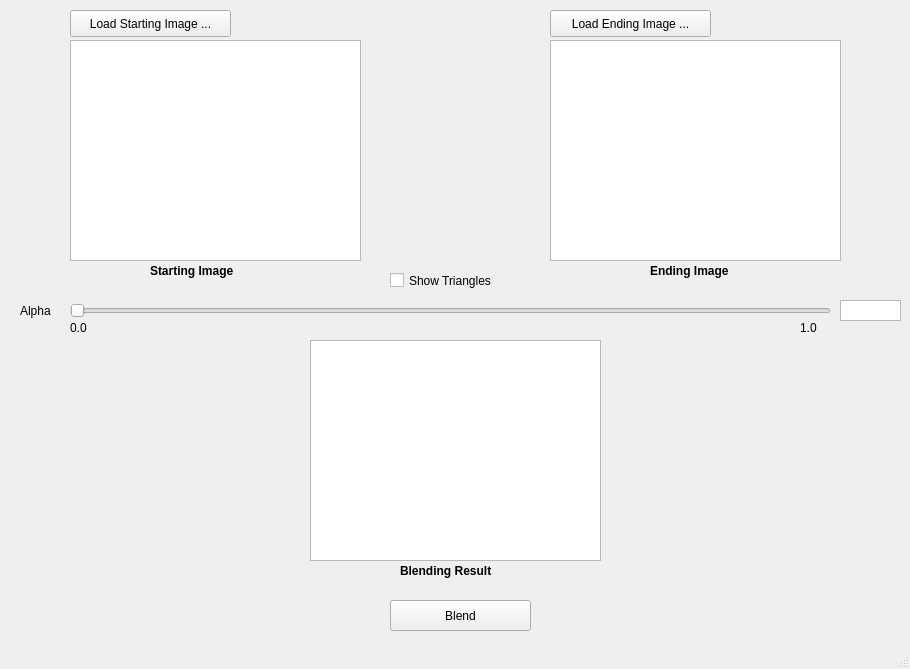
<?xml version="1.0" encoding="UTF-8"?>
<ui version="4.0">
 <class>MainWindow</class>
 <widget class="QMainWindow" name="MainWindow">
  <property name="geometry">
   <rect>
    <x>0</x>
    <y>0</y>
    <width>910</width>
    <height>669</height>
   </rect>
  </property>
  <property name="windowTitle">
   <string>MainWindow</string>
  </property>
  <widget class="QWidget" name="centralwidget">
   <widget class="QPushButton" name="btnLoadStartingImage">
    <property name="geometry">
     <rect>
      <x>70</x>
      <y>10</y>
      <width>161</width>
      <height>27</height>
     </rect>
    </property>
    <property name="text">
     <string>Load Starting Image ...</string>
    </property>
   </widget>
   <widget class="QPushButton" name="btnLoadEndingImage">
    <property name="geometry">
     <rect>
      <x>550</x>
      <y>10</y>
      <width>161</width>
      <height>27</height>
     </rect>
    </property>
    <property name="text">
     <string>Load Ending Image ...</string>
    </property>
   </widget>
   <widget class="QGraphicsView" name="viewStartingImage">
    <property name="geometry">
     <rect>
      <x>70</x>
      <y>40</y>
      <width>291</width>
      <height>221</height>
     </rect>
    </property>
   </widget>
   <widget class="QLabel" name="lblStartingImage">
    <property name="geometry">
     <rect>
      <x>150</x>
      <y>260</y>
      <width>121</width>
      <height>21</height>
     </rect>
    </property>
    <property name="font">
     <font>
      <weight>75</weight>
      <bold>true</bold>
     </font>
    </property>
    <property name="text">
     <string>Starting Image</string>
    </property>
   </widget>
   <widget class="QLabel" name="lblEndingImage">
    <property name="geometry">
     <rect>
      <x>650</x>
      <y>260</y>
      <width>111</width>
      <height>21</height>
     </rect>
    </property>
    <property name="font">
     <font>
      <weight>75</weight>
      <bold>true</bold>
     </font>
    </property>
    <property name="text">
     <string>Ending Image</string>
    </property>
   </widget>
   <widget class="QCheckBox" name="chkShowTriangles">
    <property name="geometry">
     <rect>
      <x>390</x>
      <y>270</y>
      <width>131</width>
      <height>21</height>
     </rect>
    </property>
    <property name="text">
     <string>Show Triangles</string>
    </property>
   </widget>
   <widget class="QSlider" name="sliderAlpha">
    <property name="geometry">
     <rect>
      <x>70</x>
      <y>300</y>
      <width>761</width>
      <height>21</height>
     </rect>
    </property>
    <property name="orientation">
     <enum>Qt::Horizontal</enum>
    </property>
   </widget>
   <widget class="QLabel" name="lblAlpha">
    <property name="geometry">
     <rect>
      <x>20</x>
      <y>300</y>
      <width>41</width>
      <height>21</height>
     </rect>
    </property>
    <property name="text">
     <string>Alpha</string>
    </property>
   </widget>
   <widget class="QLabel" name="lblStartingAlpha">
    <property name="geometry">
     <rect>
      <x>70</x>
      <y>320</y>
      <width>21</width>
      <height>16</height>
     </rect>
    </property>
    <property name="text">
     <string>0.0</string>
    </property>
   </widget>
   <widget class="QLabel" name="lblEndingAlpha">
    <property name="geometry">
     <rect>
      <x>800</x>
      <y>320</y>
      <width>21</width>
      <height>16</height>
     </rect>
    </property>
    <property name="text">
     <string>1.0</string>
    </property>
   </widget>
   <widget class="QTextBrowser" name="txtAlphaValue">
    <property name="geometry">
     <rect>
      <x>840</x>
      <y>300</y>
      <width>61</width>
      <height>21</height>
     </rect>
    </property>
    <property name="verticalScrollBarPolicy">
     <enum>Qt::ScrollBarAlwaysOff</enum>
    </property>
    <property name="horizontalScrollBarPolicy">
     <enum>Qt::ScrollBarAlwaysOff</enum>
    </property>
   </widget>
   <widget class="QPushButton" name="btnBlendImage">
    <property name="geometry">
     <rect>
      <x>390</x>
      <y>600</y>
      <width>141</width>
      <height>31</height>
     </rect>
    </property>
    <property name="text">
     <string>Blend</string>
    </property>
   </widget>
   <widget class="QLabel" name="lblBlendingResult">
    <property name="geometry">
     <rect>
      <x>400</x>
      <y>560</y>
      <width>121</width>
      <height>21</height>
     </rect>
    </property>
    <property name="font">
     <font>
      <weight>75</weight>
      <bold>true</bold>
     </font>
    </property>
    <property name="text">
     <string>Blending Result</string>
    </property>
   </widget>
   <widget class="QGraphicsView" name="viewEndingImage">
    <property name="geometry">
     <rect>
      <x>550</x>
      <y>40</y>
      <width>291</width>
      <height>221</height>
     </rect>
    </property>
   </widget>
   <widget class="QGraphicsView" name="blendImage">
    <property name="geometry">
     <rect>
      <x>310</x>
      <y>340</y>
      <width>291</width>
      <height>221</height>
     </rect>
    </property>
   </widget>
  </widget>
  <widget class="QStatusBar" name="statusbar"/>
 </widget>
 <resources/>
 <connections/>
</ui>
